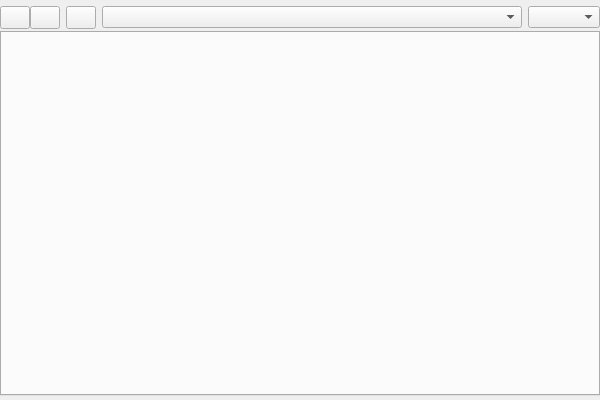
<?xml version="1.0" encoding="UTF-8"?>
<ui version="4.0">
 <class>WebBrowserUi</class>
 <widget class="QMainWindow" name="WebBrowserUi">
  <property name="geometry">
   <rect>
    <x>0</x>
    <y>0</y>
    <width>600</width>
    <height>400</height>
   </rect>
  </property>
  <property name="styleSheet">
   <string notr="true">/*QComboBox {
	border-image:url(&quot;:/images/comboedit.png&quot;);
    border-width:4px;
    border-radius:3px;
}
QComboBox::drop-down {
	subcontrol-position:top left;
	border-top-left-radius:3px;
	border-bottom-left-radius:3px;
}
QComboBox::down-arrow {
	background:transparent;
}
QComboBox::down-arrow:pressed {
	background:transparent;
}
*/

QLineEdit {
	border-image:url(&quot;:/images/lineedit.png&quot;);
	border-width:4px;
	color:black;
}

QTabWidget::tab-bar {
	top:4px;
}

QTabBar::tab {
	border-image:url(&quot;:/images/tab.png&quot;);
	border-width:4px;
	padding-left:3px;
	min-width:45ex;
	color: black;
}

QTabBar::tab:!selected {
	margin-top:3px;
	margin-bottom:5px;
}
QTabBar::tab:selected {
	border-image:url(&quot;:/images/tab-selected.png&quot;);
	margin-bottom:3px;
}
QTabBar::tab:last {
	border-image:url(&quot;:/images/tab-last.png&quot;);
}
QTabBar::tab:selected:only-one {
	border-image:url(&quot;:/images/tab-last-selected.png&quot;);
    margin-bottom:3px;
}
QTabBar::tab:selected:last {
	border-image:url(&quot;:/images/tab-last-selected.png&quot;);
    margin-bottom:3px;
}
QTabBar::tab:!selected:last:hover {
	border-image:url(&quot;:/images/tab-last-hover.png&quot;);
}
QTabBar::tab:hover:!selected {
	border-image:url(&quot;:/images/tab-hover.png&quot;);
}

/*
QTabBar::close-button {
	border-image:url(&quot;:/images/closebutton.png&quot;);
}
QTabBar::close-button:hover:!pressed {
	border-image:url(&quot;:/images/closebutton_hover.png&quot;);
}
QTabBar::close-button:pressed {
	border-image:url(&quot;:/images/closebutton_pressed.png&quot;);
}
*/
</string>
  </property>
  <property name="documentMode">
   <bool>false</bool>
  </property>
  <widget class="QWidget" name="centralWidget">
   <property name="styleSheet">
    <string notr="true">
QToolButton {
	border-image:url(&quot;:/images/button.png&quot;) ;
	border-width:3px;
	min-width:22px;
}

QToolButton::hover {
	border-image:url(&quot;:/images/button-hover.png&quot;) ;
}

QToolButton::pressed {
	border-image:url(&quot;:/images/button-pressed.png&quot;) ;
}

 QTabWidget::pane {
	border-image:url(&quot;:/images/tabframe.png&quot;) ;
	border-width:4;
/*	border-top: 8px;*/
}
</string>
   </property>
   <layout class="QGridLayout" name="gridLayout">
    <property name="leftMargin">
     <number>0</number>
    </property>
    <property name="topMargin">
     <number>6</number>
    </property>
    <property name="rightMargin">
     <number>0</number>
    </property>
    <property name="bottomMargin">
     <number>4</number>
    </property>
    <property name="horizontalSpacing">
     <number>6</number>
    </property>
    <property name="verticalSpacing">
     <number>2</number>
    </property>
    <item row="0" column="0">
     <layout class="QHBoxLayout" name="horizontalLayout">
      <property name="spacing">
       <number>0</number>
      </property>
      <item>
       <widget class="WbToolButton" name="backButton">
        <property name="toolTip">
         <string>Back</string>
        </property>
        <property name="statusTip">
         <string>Back</string>
        </property>
        <property name="styleSheet">
         <string notr="true">QToolButton {
	border-image:url(&quot;:/images/button-left.png&quot;);
}

QToolButton:hover {
	border-image:url(&quot;:/images/button-left-hover.png&quot;);
}
</string>
        </property>
        <property name="icon">
         <iconset resource="webbrowser.qrc">
          <normaloff>:/images/arrow-back.png</normaloff>:/images/arrow-back.png</iconset>
        </property>
       </widget>
      </item>
      <item>
       <widget class="WbToolButton" name="forwardButton">
        <property name="toolTip">
         <string>Forward</string>
        </property>
        <property name="statusTip">
         <string>Forward</string>
        </property>
        <property name="styleSheet">
         <string notr="true">QToolButton {
	border-image:url(&quot;:/images/button-right.png&quot;);
}

QToolButton:hover {
	border-image:url(&quot;:/images/button-right-hover.png&quot;);
}
</string>
        </property>
        <property name="icon">
         <iconset resource="webbrowser.qrc">
          <normaloff>:/images/arrow-forward.png</normaloff>:/images/arrow-forward.png</iconset>
        </property>
       </widget>
      </item>
     </layout>
    </item>
    <item row="0" column="2">
     <widget class="WbAddressEdit" name="addressEdit" native="true">
      <property name="sizePolicy">
       <sizepolicy hsizetype="Expanding" vsizetype="Fixed">
        <horstretch>1</horstretch>
        <verstretch>0</verstretch>
       </sizepolicy>
      </property>
     </widget>
    </item>
    <item row="0" column="3">
     <widget class="WbSearchEdit" name="searchEdit" native="true">
      <property name="minimumWidth">
       <number>250</number>
      </property>
      <property name="maxVisibleItems">
       <number>20</number>
      </property>
     </widget>
    </item>
    <item row="0" column="1">
     <widget class="WbToolButton" name="reloadButton">
      <property name="toolTip">
       <string>Reload</string>
      </property>
      <property name="statusTip">
       <string>Reload</string>
      </property>
      <property name="icon">
       <iconset resource="webbrowser.qrc">
        <normaloff>:/images/reload.png</normaloff>:/images/reload.png</iconset>
      </property>
     </widget>
    </item>
    <item row="1" column="0" colspan="4">
     <widget class="WbTabWidget" name="tabWidget" native="true">
      <property name="documentMode" stdset="0">
       <bool>false</bool>
      </property>
      <property name="usesScrollButtons" stdset="0">
       <bool>true</bool>
      </property>
      <property name="tabsClosable" stdset="0">
       <bool>true</bool>
      </property>
      <property name="movable" stdset="0">
       <bool>true</bool>
      </property>
     </widget>
    </item>
   </layout>
  </widget>
  <action name="actionFunction">
   <property name="text">
    <string/>
   </property>
  </action>
 </widget>
 <layoutdefault spacing="6" margin="11"/>
 <customwidgets>
  <customwidget>
   <class>WbAddressEdit</class>
   <extends>QComboBox</extends>
   <header>gui/wbaddressedit.h</header>
  </customwidget>
  <customwidget>
   <class>WbSearchEdit</class>
   <extends>QComboBox</extends>
   <header>gui/wbsearchedit.h</header>
  </customwidget>
  <customwidget>
   <class>WbTabWidget</class>
   <extends>QTabWidget</extends>
   <header>gui/wbtabwidget.h</header>
  </customwidget>
  <customwidget>
   <class>WbToolButton</class>
   <extends>QToolButton</extends>
   <header>gui/wbtoolbutton.h</header>
  </customwidget>
 </customwidgets>
 <resources>
  <include location="webbrowser.qrc"/>
 </resources>
 <connections/>
</ui>
